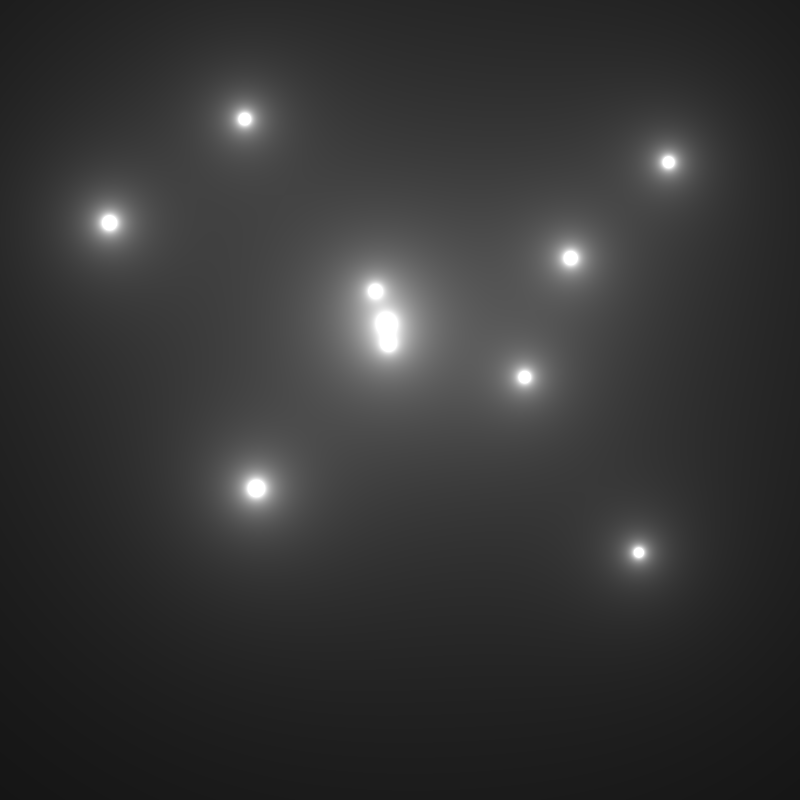
Frame 1 (no input)
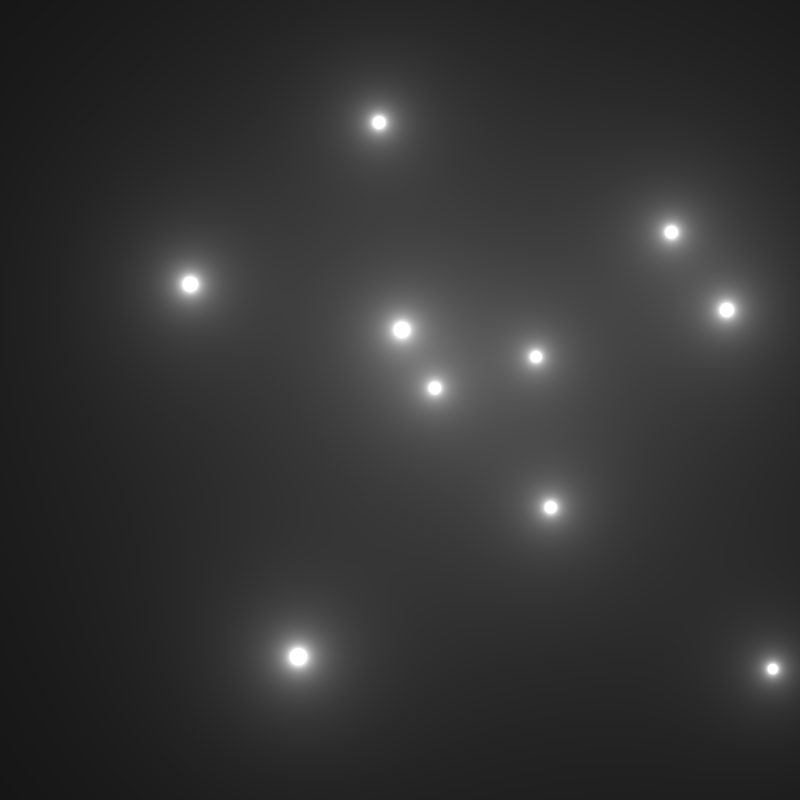
Frame 60 (the mouse pressed at the canvas centre just before this capture)
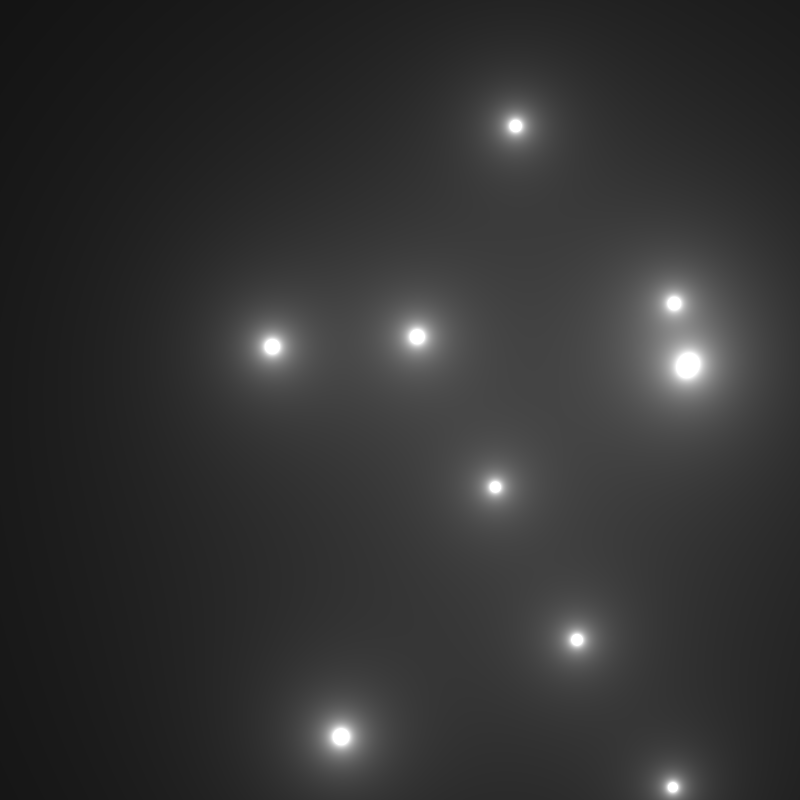
Frame 120 (the mouse held since frame 60 and released just before this capture)

The Processing sketch that drew these frames (run headless with seeded random() and noise(); from frame 60 on, the mouse is pressed at the canvas centre):

// Processing sketch: Colour_Circles
// ── Colour_Circles.pde
ArrayList<Circle> Circles;

void setup() {
  size(800,800);
  colorMode(RGB);
  Circles = new ArrayList<Circle>();
  for (int i = 0; i < 10; i++) {
    Circles.add(new Circle(random(100,width-100),random(100,height-100),random(0,3),random(0,3),random(10,20)));
  }
}

void draw() {
  loadPixels();
  for (int i = 0; i < width; i++) {
    for (int j = 0; j < height; j++) {
      float Dist = 0;
      for (Circle Current : Circles) {
        Dist += 100 * Current.GetDist(i,j);
      }
      pixels[i*width+j] = color(Dist);
    }
  }
  updatePixels();
  
  for (Circle Current : Circles) {
    Current.Update();
  }
}

// ── Circle_Class.pde
class Circle {
  PVector Position;
  PVector Velocity;
  float Radius;
  Circle(float XPos, float YPos, float XVel, float YVel, float radius) {
    Position = new PVector(XPos, YPos);
    Velocity = new PVector(XVel, YVel);
    Radius = radius;
  }

  float GetDist(float x, float y) {
    return (Radius / dist(x, y, Position.x, Position.y));
  }

  void Update() {
    Position.add(Velocity);
    if (Position.x + Radius > width || Position.x - Radius < 0) {
      Velocity.x *= -1;
    }
    if (Position.y + Radius > height || Position.y - Radius < 0) {
      Velocity.y *= -1;
    }
  }
}
